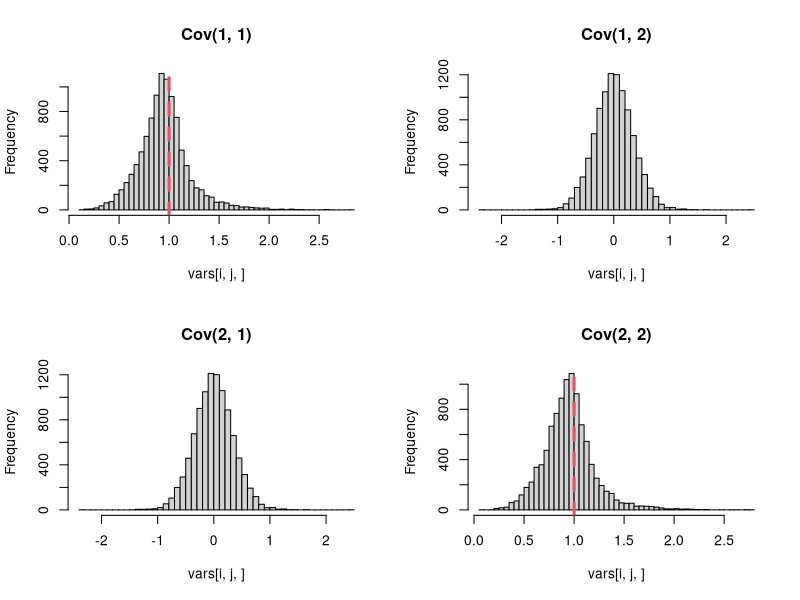
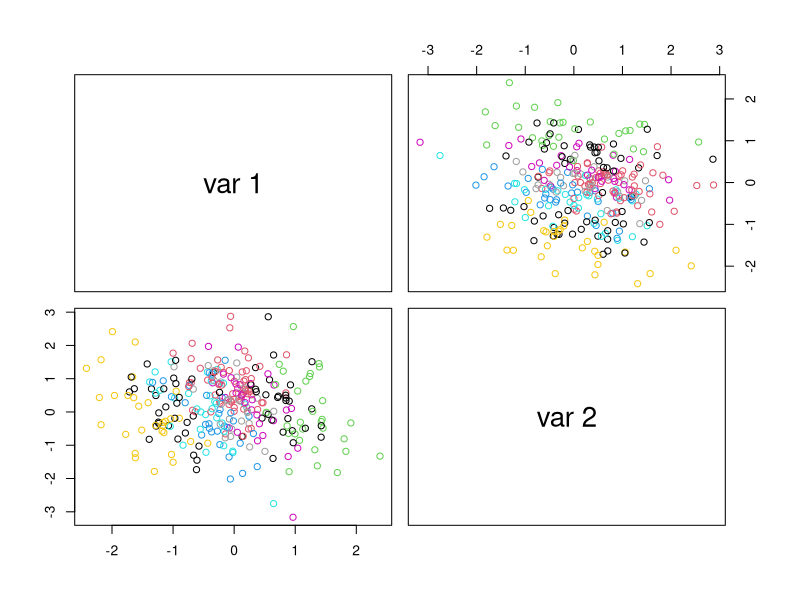

Write R code to recreate these figures, in order.
# generating data from a multivariate probit model
library(clusterGeneration)
d <- 2 # number of dimensions (strains)

n_visits <- 30
n_patients <- 10
n <- n_patients * n_visits
patient <- rep(1:n_patients, times = n_visits)

nrep <- 10000
vars <- array(dim = c(d, d, nrep))

for (i in 1:nrep) {
  # we need variances for each strain in each of the two random effect levels
  # and they need to sum to one. Each row in `variance` corresponds to a strain
  # and each column is a ranef level
  variance <- array(dim = c(d, 2))
  variance[, 1] <- runif(d)
  variance[, 2] <- 1 - variance[, 1]
  stopifnot(all(apply(variance, 1, sum) == 1))

  # construct correlation matrices
  Rho1 <- genPositiveDefMat(d, covMethod = 'onion', eta = 2, rangeVar = c(1, 1))$Sigma
  Rho2 <- genPositiveDefMat(d, covMethod = 'onion', eta = 2, rangeVar = c(1, 1))$Sigma

  # construct covariance matrices
  sdev <- sqrt(variance)
  Sigma1 <- diag(sdev[, 1]) %*% Rho1 %*% diag(sdev[, 1])
  Sigma2 <- diag(sdev[, 2]) %*% Rho2 %*% diag(sdev[, 2])

  L_1 <- chol(Sigma1)
  L_2 <- chol(Sigma2)

  eps1 <- array(rnorm(n * d), dim = c(n, d)) %*% L_1
  eps2 <- array(rnorm(n_patients * d), dim = c(n_patients, d)) %*% L_2

  y_star <- eps1 + eps2[patient, ]

  vars[, , i] <- var(y_star)
}

# visualize the variances and correlations
par(mfrow = c(d, d))
for (i in 1:d) {
  for (j in 1:d) {
    hist(vars[i, j, ], breaks = 50,
         main = paste0('Cov(', i, ', ', j, ')'))
    if (i == j) {
      abline(v = 1, col = 2, lwd = 3, lty = 2)
    }
  }
}

pairs(y_star, col = patient)

# convert the last realization to a bernoulli r.v.
y <- ifelse(y_star > 0, 1, 0)
